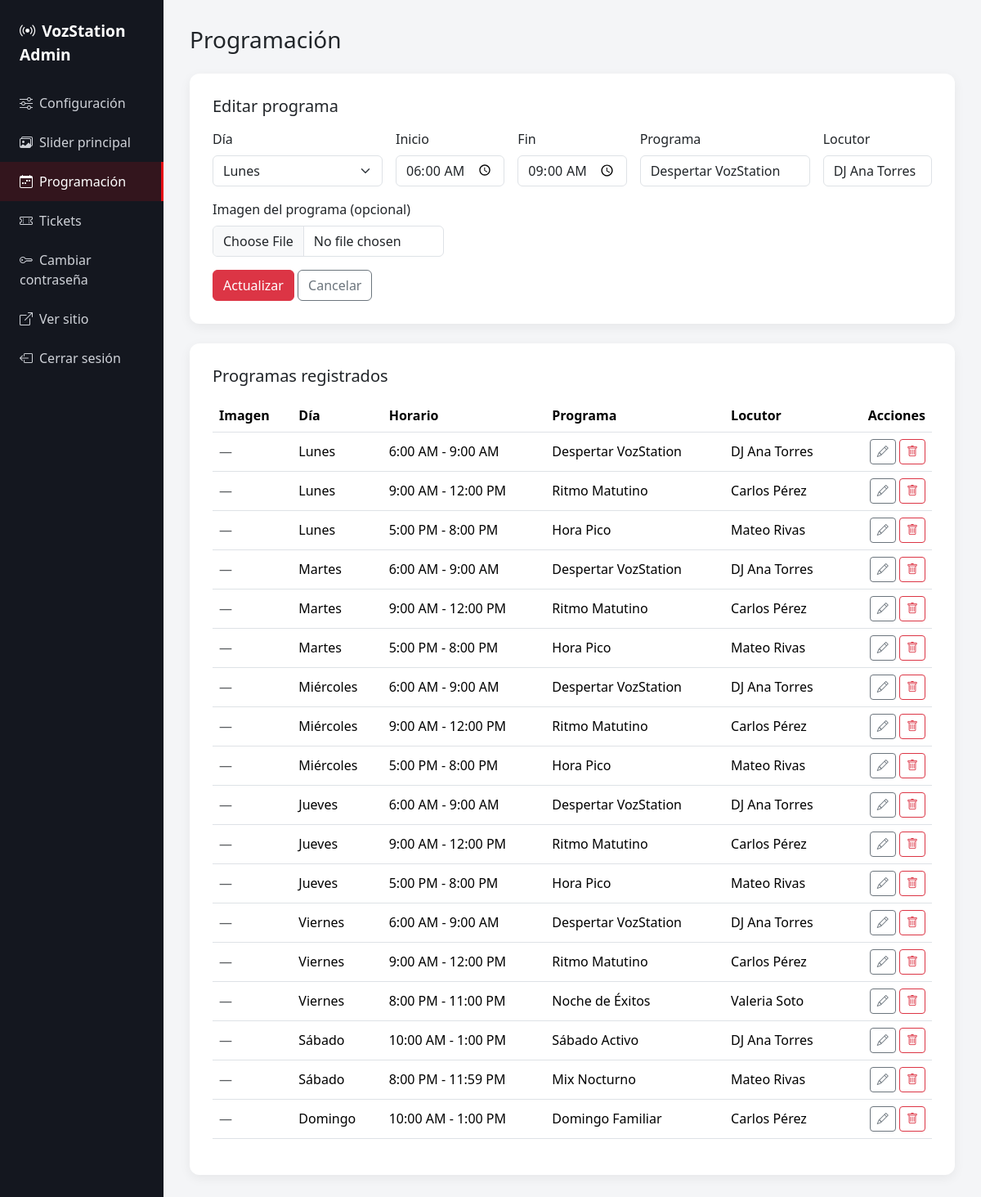
Page /admin/schedule.php?edit=1 (signed in) on the committed database.
### tables this page shows
CREATE TABLE IF NOT EXISTS `schedule` (
  `id` INT AUTO_INCREMENT PRIMARY KEY,
  `day_of_week` TINYINT NOT NULL COMMENT '1=Lunes ... 7=Domingo',
  `start_time` TIME NOT NULL,
  `end_time` TIME NOT NULL,
  `program_name` VARCHAR(150) NOT NULL,
  `host_name` VARCHAR(150) DEFAULT NULL,
  `image` VARCHAR(255) DEFAULT NULL,
  `sort_order` INT DEFAULT 0
);

### includes/functions.php (called while the page is built, shortened)
<?php
$DAYS_ES = [
    1 => 'Lunes',
    2 => 'Martes',
    3 => 'Miércoles',
    4 => 'Jueves',
    5 => 'Viernes',
    6 => 'Sábado',
    7 => 'Domingo',
];
function e(?string $value): string
{
    return htmlspecialchars($value ?? '', ENT_QUOTES, 'UTF-8');
}
function format_time(string $time): string
{
    return date('g:i A', strtotime($time));
}

### admin/schedule.php (the view, shortened to what this page needs)
<?php
require_once __DIR__ . '/../includes/functions.php';
$pdo = get_db();
$editItem = null;
if (isset($_GET['edit'])) {
    $stmt = $pdo->prepare('SELECT * FROM schedule WHERE id = :id');
    $stmt->execute(['id' => (int) $_GET['edit']]);
    $editItem = $stmt->fetch();
}
$allSchedule = $pdo->query(
    'SELECT * FROM schedule ORDER BY day_of_week ASC, start_time ASC'
)->fetchAll();
require_once __DIR__ . '/includes/header.php';
?>
<h1 class="h3 mb-4">Programación</h1>
<div class="admin-card">
  <h2 class="h5 mb-3"><?= $editItem ? 'Editar programa' : 'Agregar programa' ?></h2>
  <form method="post" class="row g-3" enctype="multipart/form-data">
    <div class="col-md-3">
      <label class="form-label">Día</label>
      <select name="day_of_week" class="form-select" required>
        <?php foreach ($DAYS_ES as $num => $name): ?>
          <option value="<?= $num ?>" <?= ($editItem && (int) $editItem['day_of_week'] === $num) ? 'selected' : '' ?>>
            <?= e($name) ?>
          </option>
        <?php endforeach; ?>
      </select>
    </div>
    <div class="col-md-2">
      <label class="form-label">Inicio</label>
      <input type="time" name="start_time" class="form-control"
             value="<?= $editItem ? substr($editItem['start_time'], 0, 5) : '' ?>" required>
    </div>
    <div class="col-md-2">
      <label class="form-label">Fin</label>
      <input type="time" name="end_time" class="form-control"
             value="<?= $editItem ? substr($editItem['end_time'], 0, 5) : '' ?>" required>
    </div>
    <div class="col-md-3">
      <label class="form-label">Programa</label>
      <input type="text" name="program_name" class="form-control"
             value="<?= $editItem ? e($editItem['program_name']) : '' ?>" required>
    </div>
    <div class="col-md-2">
      <label class="form-label">Locutor</label>
      <input type="text" name="host_name" class="form-control"
             value="<?= $editItem ? e($editItem['host_name']) : '' ?>">
    </div>
    <div class="col-md-4">
      <label class="form-label">Imagen del programa (opcional)</label>
      <input type="file" name="image" class="form-control" accept=".jpg,.jpeg,.png,.webp">
    </div>
    <div class="col-12">
      <button type="submit" class="btn btn-danger"><?= $editItem ? 'Actualizar' : 'Agregar' ?></button>
      <?php if ($editItem): ?>
        <a href="schedule.php" class="btn btn-outline-secondary">Cancelar</a>
      <?php endif; ?>
    </div>
  </form>
</div>
<div class="admin-card">
  <h2 class="h5 mb-3">Programas registrados</h2>
  <div class="table-responsive">
    <table class="table align-middle">
      <thead>
        <tr>
          <th>Imagen</th>
          <th>Día</th>
          <th>Horario</th>
          <th>Programa</th>
          <th>Locutor</th>
          <th class="text-end">Acciones</th>
        </tr>
      </thead>
      <tbody>
        <?php foreach ($allSchedule as $item): ?>
          <tr>
            <td>
              <?php if (!empty($item['image'])): ?>
                <img src="../<?= e($item['image']) ?>" alt="" style="width:48px;height:48px;object-fit:cover;border-radius:8px;">
              <?php else: ?>
                <span class="text-muted">—</span>
              <?php endif; ?>
            </td>
            <td><?= e($DAYS_ES[(int) $item['day_of_week']] ?? '') ?></td>
            <td><?= format_time($item['start_time']) ?> - <?= format_time($item['end_time']) ?></td>
            <td><?= e($item['program_name']) ?></td>
            <td><?= e($item['host_name']) ?></td>
            <td class="text-end">
              <a href="schedule.php?edit=<?= (int) $item['id'] ?>" class="btn btn-sm btn-outline-secondary">
                <i class="bi bi-pencil"></i>
              </a>
              <form method="post" class="d-inline" onsubmit="return confirm('¿Eliminar este programa?');">
                <button type="submit" class="btn btn-sm btn-outline-danger"><i class="bi bi-trash"></i></button>
              </form>
            </td>
          </tr>
        <?php endforeach; ?>
      </tbody>
    </table>
  </div>
</div>
<?php require_once __DIR__ . '/includes/footer.php'; ?>

### admin/assets/css/admin.css (style rules this page uses)
body { background-color: #f4f5f7; }
.admin-card { background: #fff; border-radius: 12px; padding: 28px; box-shadow: 0 4px 14px rgba(0, 0, 0, 0.06); margin-bottom: 24px; }

### rows in the picture
schedule: day_of_week "Lunes", start_time "06:00", end_time "09:00", program_name "Despertar VozStation", host_name "DJ Ana Torres", start_time "6:00 AM", end_time "9:00 AM"
schedule: day_of_week "Lunes", start_time "9:00 AM", end_time "12:00 PM", program_name "Ritmo Matutino", host_name "Carlos Pérez"
schedule: day_of_week "Lunes", start_time "5:00 PM", end_time "8:00 PM", program_name "Hora Pico", host_name "Mateo Rivas"
schedule: day_of_week "Martes", start_time "6:00 AM", end_time "9:00 AM", program_name "Despertar VozStation", host_name "DJ Ana Torres"
schedule: day_of_week "Martes", start_time "9:00 AM", end_time "12:00 PM", program_name "Ritmo Matutino", host_name "Carlos Pérez"
schedule: day_of_week "Martes", start_time "5:00 PM", end_time "8:00 PM", program_name "Hora Pico", host_name "Mateo Rivas"
schedule: day_of_week "Miércoles", start_time "6:00 AM", end_time "9:00 AM", program_name "Despertar VozStation", host_name "DJ Ana Torres"
schedule: day_of_week "Miércoles", start_time "9:00 AM", end_time "12:00 PM", program_name "Ritmo Matutino", host_name "Carlos Pérez"
schedule: day_of_week "Miércoles", start_time "5:00 PM", end_time "8:00 PM", program_name "Hora Pico", host_name "Mateo Rivas"
schedule: day_of_week "Jueves", start_time "6:00 AM", end_time "9:00 AM", program_name "Despertar VozStation", host_name "DJ Ana Torres"
schedule: day_of_week "Jueves", start_time "9:00 AM", end_time "12:00 PM", program_name "Ritmo Matutino", host_name "Carlos Pérez"
schedule: day_of_week "Jueves", start_time "5:00 PM", end_time "8:00 PM", program_name "Hora Pico", host_name "Mateo Rivas"
schedule: day_of_week "Viernes", start_time "6:00 AM", end_time "9:00 AM", program_name "Despertar VozStation", host_name "DJ Ana Torres"
schedule: day_of_week "Viernes", start_time "9:00 AM", end_time "12:00 PM", program_name "Ritmo Matutino", host_name "Carlos Pérez"
schedule: day_of_week "Viernes", start_time "8:00 PM", end_time "11:00 PM", program_name "Noche de Éxitos", host_name "Valeria Soto"
schedule: day_of_week "Sábado", start_time "10:00 AM", end_time "1:00 PM", program_name "Sábado Activo", host_name "DJ Ana Torres"
schedule: day_of_week "Sábado", start_time "8:00 PM", end_time "11:59 PM", program_name "Mix Nocturno", host_name "Mateo Rivas"
schedule: day_of_week "Domingo", start_time "10:00 AM", end_time "1:00 PM", program_name "Domingo Familiar", host_name "Carlos Pérez"
